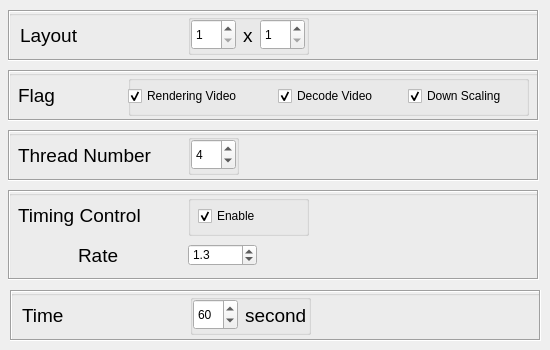
      <widget class="QWidget" name="tab_3">
       <attribute name="title">
        <string>Decode</string>
       </attribute>
       <widget class="QGroupBox" name="group_lay_decode_2">
        <property name="geometry">
         <rect>
          <x>8</x>
          <y>10</y>
          <width>531</width>
          <height>51</height>
         </rect>
        </property>
        <property name="title">
         <string/>
        </property>
        <widget class="QLabel" name="border_lay_decode_2">
         <property name="geometry">
          <rect>
           <x>0</x>
           <y>0</y>
           <width>531</width>
           <height>51</height>
          </rect>
         </property>
         <property name="frameShape">
          <enum>QFrame::Box</enum>
         </property>
         <property name="frameShadow">
          <enum>QFrame::Sunken</enum>
         </property>
         <property name="text">
          <string/>
         </property>
        </widget>
        <widget class="QLabel" name="label_lay_decode_2">
         <property name="geometry">
          <rect>
           <x>2</x>
           <y>5</y>
           <width>80</width>
           <height>40</height>
          </rect>
         </property>
         <property name="font">
          <font>
           <pointsize>14</pointsize>
           <underline>false</underline>
          </font>
         </property>
         <property name="frameShape">
          <enum>QFrame::NoFrame</enum>
         </property>
         <property name="frameShadow">
          <enum>QFrame::Sunken</enum>
         </property>
         <property name="lineWidth">
          <number>1</number>
         </property>
         <property name="text">
          <string>Layout</string>
         </property>
         <property name="textFormat">
          <enum>Qt::AutoText</enum>
         </property>
         <property name="indent">
          <number>10</number>
         </property>
        </widget>
        <widget class="QGroupBox" name="size_lay_decode_2">
         <property name="geometry">
          <rect>
           <x>180</x>
           <y>4</y>
           <width>121</width>
           <height>41</height>
          </rect>
         </property>
         <property name="title">
          <string/>
         </property>
         <widget class="QLabel" name="x_lay_decode_2">
          <property name="geometry">
           <rect>
            <x>55</x>
            <y>13</y>
            <width>16</width>
            <height>16</height>
           </rect>
          </property>
          <property name="font">
           <font>
            <pointsize>14</pointsize>
           </font>
          </property>
          <property name="text">
           <string>x</string>
          </property>
         </widget>
         <widget class="QSpinBox" name="row_spin_decode_test">
          <property name="geometry">
           <rect>
            <x>3</x>
            <y>5</y>
            <width>45</width>
            <height>31</height>
           </rect>
          </property>
          <property name="minimum">
           <number>1</number>
          </property>
          <property name="maximum">
           <number>8</number>
          </property>
         </widget>
         <widget class="QSpinBox" name="column_spin_decode_test">
          <property name="geometry">
           <rect>
            <x>72</x>
            <y>5</y>
            <width>45</width>
            <height>31</height>
           </rect>
          </property>
          <property name="minimum">
           <number>1</number>
          </property>
          <property name="maximum">
           <number>8</number>
          </property>
         </widget>
        </widget>
       </widget>
       <widget class="QGroupBox" name="group_flag_2">
        <property name="geometry">
         <rect>
          <x>8</x>
          <y>70</y>
          <width>531</width>
          <height>51</height>
         </rect>
        </property>
        <property name="title">
         <string/>
        </property>
        <widget class="QLabel" name="label_flag_2">
         <property name="geometry">
          <rect>
           <x>0</x>
           <y>5</y>
           <width>125</width>
           <height>40</height>
          </rect>
         </property>
         <property name="font">
          <font>
           <pointsize>14</pointsize>
           <underline>false</underline>
          </font>
         </property>
         <property name="frameShape">
          <enum>QFrame::NoFrame</enum>
         </property>
         <property name="frameShadow">
          <enum>QFrame::Sunken</enum>
         </property>
         <property name="lineWidth">
          <number>1</number>
         </property>
         <property name="text">
          <string>Flag</string>
         </property>
         <property name="textFormat">
          <enum>Qt::AutoText</enum>
         </property>
         <property name="indent">
          <number>10</number>
         </property>
        </widget>
        <widget class="QLabel" name="border_flag_2">
         <property name="geometry">
          <rect>
           <x>0</x>
           <y>0</y>
           <width>531</width>
           <height>51</height>
          </rect>
         </property>
         <property name="frameShape">
          <enum>QFrame::Box</enum>
         </property>
         <property name="frameShadow">
          <enum>QFrame::Sunken</enum>
         </property>
         <property name="text">
          <string/>
         </property>
        </widget>
        <widget class="QGroupBox" name="checkBoxes_flag_3">
         <property name="geometry">
          <rect>
           <x>120</x>
           <y>5</y>
           <width>401</width>
           <height>41</height>
          </rect>
         </property>
         <property name="title">
          <string/>
         </property>
         <widget class="QCheckBox" name="checkBoxRenderingVideo_test">
          <property name="geometry">
           <rect>
            <x>0</x>
            <y>10</y>
            <width>141</width>
            <height>22</height>
           </rect>
          </property>
          <property name="text">
           <string>Rendering Video</string>
          </property>
          <property name="checked">
           <bool>true</bool>
          </property>
         </widget>
         <widget class="QCheckBox" name="checkBoxDecodeVideo_test">
          <property name="geometry">
           <rect>
            <x>150</x>
            <y>10</y>
            <width>121</width>
            <height>22</height>
           </rect>
          </property>
          <property name="text">
           <string>Decode Video</string>
          </property>
          <property name="checked">
           <bool>true</bool>
          </property>
         </widget>
         <widget class="QCheckBox" name="checkBoxDownScaling_test">
          <property name="geometry">
           <rect>
            <x>280</x>
            <y>10</y>
            <width>121</width>
            <height>22</height>
           </rect>
          </property>
          <property name="text">
           <string>Down Scaling</string>
          </property>
          <property name="checked">
           <bool>true</bool>
          </property>
         </widget>
        </widget>
       </widget>
       <widget class="QGroupBox" name="group_thread_number_2">
        <property name="geometry">
         <rect>
          <x>8</x>
          <y>130</y>
          <width>531</width>
          <height>51</height>
         </rect>
        </property>
        <property name="title">
         <string/>
        </property>
        <widget class="QLabel" name="label_thread_number_2">
         <property name="geometry">
          <rect>
           <x>0</x>
           <y>5</y>
           <width>170</width>
           <height>40</height>
          </rect>
         </property>
         <property name="font">
          <font>
           <pointsize>14</pointsize>
           <underline>false</underline>
          </font>
         </property>
         <property name="frameShape">
          <enum>QFrame::NoFrame</enum>
         </property>
         <property name="frameShadow">
          <enum>QFrame::Sunken</enum>
         </property>
         <property name="lineWidth">
          <number>1</number>
         </property>
         <property name="text">
          <string>Thread Number</string>
         </property>
         <property name="textFormat">
          <enum>Qt::AutoText</enum>
         </property>
         <property name="indent">
          <number>10</number>
         </property>
        </widget>
        <widget class="QLabel" name="border_thread_number_2">
         <property name="geometry">
          <rect>
           <x>0</x>
           <y>0</y>
           <width>531</width>
           <height>51</height>
          </rect>
         </property>
         <property name="frameShape">
          <enum>QFrame::Box</enum>
         </property>
         <property name="frameShadow">
          <enum>QFrame::Sunken</enum>
         </property>
         <property name="text">
          <string/>
         </property>
        </widget>
        <widget class="QGroupBox" name="spin_border_2">
         <property name="geometry">
          <rect>
           <x>180</x>
           <y>4</y>
           <width>51</width>
           <height>41</height>
          </rect>
         </property>
         <property name="title">
          <string/>
         </property>
         <widget class="QSpinBox" name="spin_thread_number_test">
          <property name="geometry">
           <rect>
            <x>3</x>
            <y>5</y>
            <width>45</width>
            <height>31</height>
           </rect>
          </property>
          <property name="minimum">
           <number>1</number>
          </property>
          <property name="maximum">
           <number>8</number>
          </property>
          <property name="value">
           <number>4</number>
          </property>
         </widget>
        </widget>
       </widget>
       <widget class="QGroupBox" name="group_timing_control_2">
        <property name="geometry">
         <rect>
          <x>8</x>
          <y>190</y>
          <width>531</width>
          <height>90</height>
         </rect>
        </property>
        <property name="title">
         <string/>
        </property>
        <widget class="QLabel" name="label_timing_control_4">
         <property name="geometry">
          <rect>
           <x>0</x>
           <y>5</y>
           <width>170</width>
           <height>40</height>
          </rect>
         </property>
         <property name="font">
          <font>
           <pointsize>14</pointsize>
           <underline>false</underline>
          </font>
         </property>
         <property name="frameShape">
          <enum>QFrame::NoFrame</enum>
         </property>
         <property name="frameShadow">
          <enum>QFrame::Sunken</enum>
         </property>
         <property name="lineWidth">
          <number>1</number>
         </property>
         <property name="text">
          <string>Timing Control</string>
         </property>
         <property name="textFormat">
          <enum>Qt::AutoText</enum>
         </property>
         <property name="indent">
          <number>10</number>
         </property>
        </widget>
        <widget class="QLabel" name="border_timing_control_2">
         <property name="geometry">
          <rect>
           <x>0</x>
           <y>0</y>
           <width>531</width>
           <height>90</height>
          </rect>
         </property>
         <property name="frameShape">
          <enum>QFrame::Box</enum>
         </property>
         <property name="frameShadow">
          <enum>QFrame::Sunken</enum>
         </property>
         <property name="text">
          <string/>
         </property>
        </widget>
        <widget class="QLabel" name="label_rate_2">
         <property name="geometry">
          <rect>
           <x>60</x>
           <y>45</y>
           <width>101</width>
           <height>40</height>
          </rect>
         </property>
         <property name="font">
          <font>
           <pointsize>14</pointsize>
           <underline>false</underline>
          </font>
         </property>
         <property name="frameShape">
          <enum>QFrame::NoFrame</enum>
         </property>
         <property name="frameShadow">
          <enum>QFrame::Sunken</enum>
         </property>
         <property name="lineWidth">
          <number>1</number>
         </property>
         <property name="text">
          <string>Rate</string>
         </property>
         <property name="textFormat">
          <enum>Qt::AutoText</enum>
         </property>
         <property name="indent">
          <number>10</number>
         </property>
        </widget>
        <widget class="QDoubleSpinBox" name="doubleSpinBox_test">
         <property name="geometry">
          <rect>
           <x>180</x>
           <y>54</y>
           <width>69</width>
           <height>22</height>
          </rect>
         </property>
         <property name="decimals">
          <number>1</number>
         </property>
         <property name="singleStep">
          <double>0.100000000000000</double>
         </property>
         <property name="value">
          <double>1.300000000000000</double>
         </property>
        </widget>
        <widget class="QGroupBox" name="checkBoxes_flag_4">
         <property name="geometry">
          <rect>
           <x>180</x>
           <y>5</y>
           <width>121</width>
           <height>41</height>
          </rect>
         </property>
         <property name="title">
          <string/>
         </property>
         <widget class="QCheckBox" name="checkBoxTimingControlEnable_test">
          <property name="geometry">
           <rect>
            <x>10</x>
            <y>10</y>
            <width>81</width>
            <height>22</height>
           </rect>
          </property>
          <property name="text">
           <string>Enable</string>
          </property>
          <property name="checked">
           <bool>true</bool>
          </property>
         </widget>
        </widget>
       </widget>
       <widget class="QGroupBox" name="group_time_2">
        <property name="geometry">
         <rect>
          <x>10</x>
          <y>290</y>
          <width>531</width>
          <height>51</height>
         </rect>
        </property>
        <property name="title">
         <string/>
        </property>
        <widget class="QLabel" name="border_time_2">
         <property name="geometry">
          <rect>
           <x>0</x>
           <y>0</y>
           <width>531</width>
           <height>51</height>
          </rect>
         </property>
         <property name="frameShape">
          <enum>QFrame::Box</enum>
         </property>
         <property name="frameShadow">
          <enum>QFrame::Sunken</enum>
         </property>
         <property name="text">
          <string/>
         </property>
        </widget>
        <widget class="QLabel" name="label_time_2">
         <property name="geometry">
          <rect>
           <x>2</x>
           <y>5</y>
           <width>80</width>
           <height>40</height>
          </rect>
         </property>
         <property name="font">
          <font>
           <pointsize>14</pointsize>
           <underline>false</underline>
          </font>
         </property>
         <property name="frameShape">
          <enum>QFrame::NoFrame</enum>
         </property>
         <property name="frameShadow">
          <enum>QFrame::Sunken</enum>
         </property>
         <property name="lineWidth">
          <number>1</number>
         </property>
         <property name="text">
          <string>Time</string>
         </property>
         <property name="textFormat">
          <enum>Qt::AutoText</enum>
         </property>
         <property name="indent">
          <number>10</number>
         </property>
        </widget>
        <widget class="QGroupBox" name="size_time_2">
         <property name="geometry">
          <rect>
           <x>180</x>
           <y>4</y>
           <width>121</width>
           <height>41</height>
          </rect>
         </property>
         <property name="title">
          <string/>
         </property>
         <widget class="QLabel" name="s_time_2">
          <property name="geometry">
           <rect>
            <x>55</x>
            <y>13</y>
            <width>61</width>
            <height>16</height>
           </rect>
          </property>
          <property name="font">
           <font>
            <pointsize>14</pointsize>
           </font>
          </property>
          <property name="text">
           <string>seconds</string>
          </property>
         </widget>
         <widget class="QSpinBox" name="time_spin_test_decode">
          <property name="geometry">
           <rect>
            <x>3</x>
            <y>5</y>
            <width>45</width>
            <height>31</height>
           </rect>
          </property>
          <property name="minimum">
           <number>10</number>
          </property>
          <property name="maximum">
           <number>180</number>
          </property>
          <property name="value">
           <number>60</number>
          </property>
         </widget>
        </widget>
       </widget>
      </widget>
